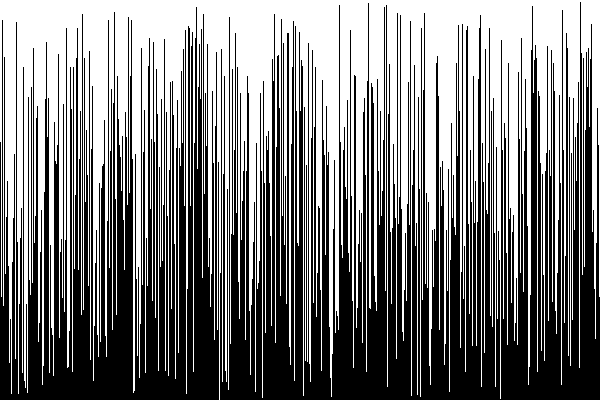
Frame 1 (no input)
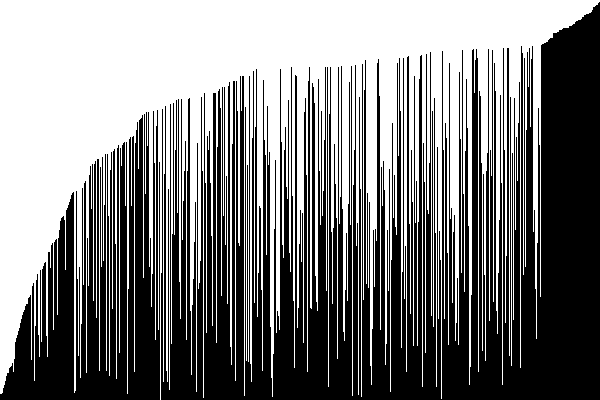
Frame 60 (the mouse pressed at the canvas centre just before this capture)
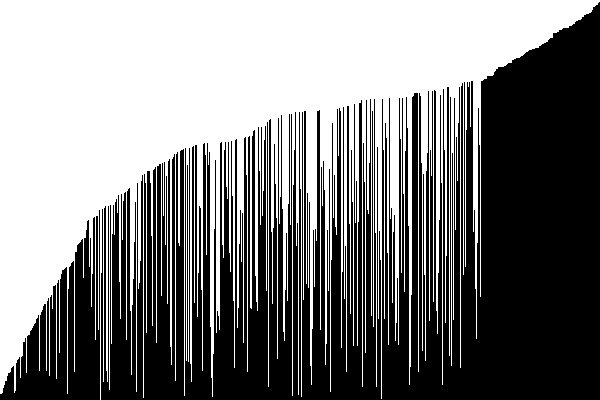
Frame 120 (the mouse held since frame 60 and released just before this capture)

The Processing sketch that drew these frames (run headless with seeded random() and noise(); from frame 60 on, the mouse is pressed at the canvas centre):

// Processing sketch: bubblesort
// ── bubblesort.pde
int w = 600;
int[] nums = new int[w];

void randomizeNums() {
  for (int i = 0; i < nums.length; i++) {
    nums[i] = floor(random(height));
  }
}

void setup() {
  size(600, 400);
  
  randomizeNums();
  
  noStroke();
  fill(0);
}

void draw() {
  background(255);

  for (int i = 0; i < nums.length; i++) {
    rect(i, height - nums[i], 1, height);
  }
  
  boolean swapped = false;
  for (int i = 0; i < nums.length - 1; i++) {
    if (nums[i] > nums[i+1]) {
      int tmp = nums[i];
      nums[i] = nums[i+1];
      nums[i+1] = tmp;
      swapped = true;
    }
  }
  
  if (!swapped) {
    nums = new int[w];
    randomizeNums();
  }
}
